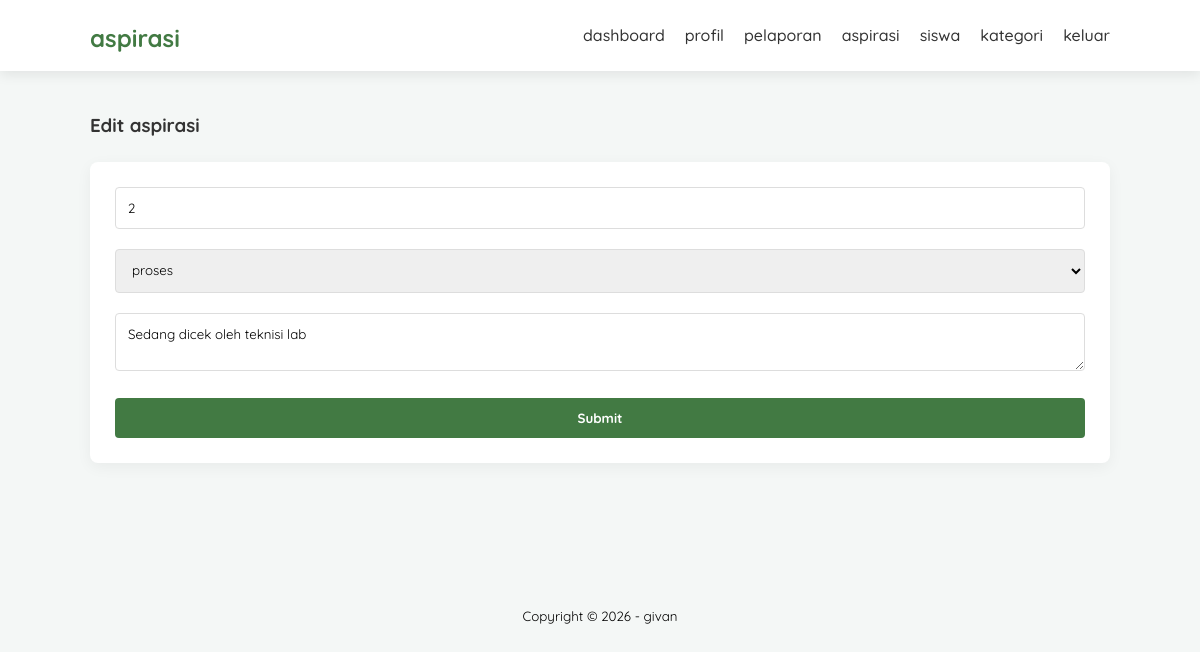
Page /aspirasi/edit-aspirasi.php?id=2 (signed in) on the committed database.
### tables this page shows
CREATE TABLE `aspirasi` (
  `id_aspirasi` int(5) NOT NULL,
  `status` enum('menunggu','proses','selesai') NOT NULL DEFAULT 'menunggu',
  `id_pelaporan` int(5) NOT NULL,
  `feedback` varchar(100) NOT NULL,
  `tanggal_input` date NOT NULL DEFAULT current_timestamp()
);

### aspirasi/edit-aspirasi.php (the view, shortened to what this page needs)
<?php
include 'db.php';
$aspirasi = mysqli_query($conn, "SELECT * FROM aspirasi WHERE id_aspirasi = '" . $_GET['id'] . "' ");
$a = mysqli_fetch_object($aspirasi);
$status = $a->status ?? '';
?>
<!DOCTYPE html>
<html>
<head>
    <link rel="stylesheet" type="text/css" href="css/style.css">
</head>
<body>
    <header>
        <div class="container">
            <h1><a href="dashboard.php">aspirasi</a></h1>
            <ul>
                <li><a href="dashboard.php">dashboard</a></li>
                <li><a href="profil.php">profil</a></li>
                <li><a href="pelaporan.php">pelaporan</a></li>
                <li><a href="aspirasi.php">aspirasi</a></li>
                <li><a href="siswa.php">siswa</a></li>
                <li><a href="kategori.php">kategori</a></li>
                <li><a href="keluar.php">keluar</a></li>
            </ul>
        </div>
    </header>
    <div class="section">
        <div class="container">
            <h3>Edit aspirasi</h3>
            <div class="box">
                <form action="" method="POST" enctype="multipart/form-data">
                <input type="text" name="idp" class="input-control" placeholder="id pelaporan" value="<?php echo $a->id_pelaporan ?>" readonly>
                <select class="input-control" name="status" required>
                    <option value="proses"   <?= $status == 'proses'   ? 'selected' : '' ?>>proses</option>
                </select>
                <textarea name="feedback" class="input-control" maxlength="100" placeholder="Feedback (100 Character max)" required><?php echo $a->feedback ?></textarea>
                <input type="submit" name="submit" value="Submit" class="btn">
                </form>
            </div>
        </div>
    </div>
    <footer>
        <div class="container">
            <small>Copyright &copy; 2026 - givan</small>
        </div>
    </footer>
</body>
</html>

### aspirasi/css/style.css (style rules this page uses)
:root { --primary: #427A43; --primary-light: #778873; --accent: #C0B87A; --bg-gray: #f4f7f6; --white: #ffffff; --text-dark: #333333; --text-light: #777777; --shadow: 0 4px 12px rgba(0, 0, 0, 0.08); --radius: 8px; }
* { padding: 0; margin: 0; font-family: 'Quicksand', sans-serif; box-sizing: border-box; }
body { background-color: var(--bg-gray); color: var(--text-dark); line-height: 1.6; }
a { color: inherit; text-decoration: none; transition: 0.3s; }
.input-control { width: 100%; padding: 12px; margin-bottom: 20px; border: 1px solid #ddd; border-radius: 4px; outline: none; transition: border 0.3s; box-sizing: border-box; max-width: 100%; resize: vertical; }
.btn { width: 100%; padding: 12px; background-color: var(--primary); color: var(--white); border: none; border-radius: 4px; font-weight: bold; cursor: pointer; transition: background 0.3s; }
header { background-color: var(--white); box-shadow: var(--shadow); padding: 10px 0; position: sticky; top: 0; z-index: 1000; }
header .container { display: flex; justify-content: space-between; align-items: center; }
header h1 a { color: var(--primary); font-size: 24px; font-weight: 700; }
header ul { list-style: none; display: flex; gap: 20px; }
header ul li a { padding: 10px 0; font-weight: 500; color: var(--text-dark); }
.container { width: 85%; max-width: 1200px; margin: 0 auto; }
.container h3 { margin-bottom: 2%; }
.section { padding: 40px 0; }
.box { background-color: var(--white); border-radius: var(--radius); padding: 25px; box-shadow: 0 4px 15px rgba(0,0,0,0.05); margin-bottom: 30px; }
footer { color: #000000; text-align: center; padding: 40px 0; margin: 30px; }

### rows in the picture
aspirasi: idp "2", status "proses", feedback "Sedang dicek oleh teknisi lab"
